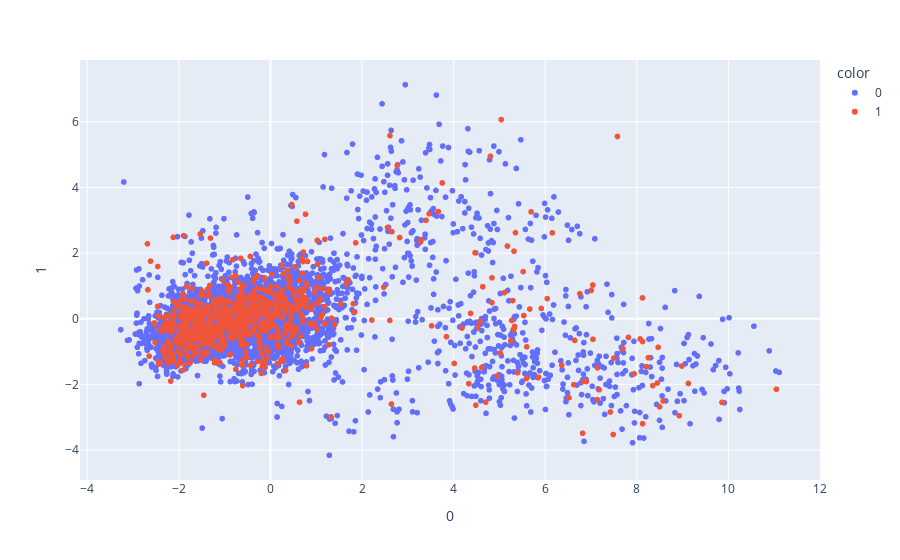

Notebook source saved alongside this figure:
### Code cell
import plotly.express as px
from sklearn.preprocessing import StandardScaler
scaler = StandardScaler()

num_data = X_train.iloc[train,:][num_cols].copy()
num_data = num_data.fillna(num_data.median())
num_data = scaler.fit_transform(num_data)

labels = y_train.iloc[train].astype(str).values

pca = PCA(random_state=0)
num_data_pca = pd.DataFrame(pca.fit_transform(num_data))

fig = px.scatter(num_data_pca,x=0, y=1,color=labels)


fig.update_traces(marker=dict(size=6,
                              ))
fig.show()


# fig =px.scatter_3d(num_data_pca, x=0, y=1, z=2,
#               color=labels)
# fig.update_traces(marker=dict(size=5,
#                               line=dict(width=2,
#                                         color='DarkSlateGrey')),
#                   selector=dict(mode='markers'))
# fig.show()

### Figure 1 — Plotly figure (JSON) as saved in the notebook; plotly's stock layout.template omitted (floating-point values rounded to 4 significant figures; data arrays with more than 128 entries replaced by an {"elided": "..."} marker saying what was removed)
{"data": [{"hovertemplate": "color=0<br>0=%{x}<br>1=%{y}<extra></extra>", "legendgroup": "0", "marker": {"color": "#636efa", "size": 6, "symbol": "circle"}, "mode": "markers", "name": "0", "showlegend": true, "type": "scattergl", "x": {"elided": "4758 float values"}, "xaxis": "x", "y": {"elided": "4758 float values"}, "yaxis": "y"}, {"hovertemplate": "color=1<br>0=%{x}<br>1=%{y}<extra></extra>", "legendgroup": "1", "marker": {"color": "#EF553B", "size": 6, "symbol": "circle"}, "mode": "markers", "name": "1", "showlegend": true, "type": "scattergl", "x": {"elided": "818 float values"}, "xaxis": "x", "y": {"elided": "818 float values"}, "yaxis": "y"}], "layout": {"legend": {"title": {"text": "color"}, "tracegroupgap": 0}, "margin": {"t": 60}, "xaxis": {"anchor": "y", "domain": [0, 1], "title": {"text": "0"}}, "yaxis": {"anchor": "x", "domain": [0, 1], "title": {"text": "1"}}}}
